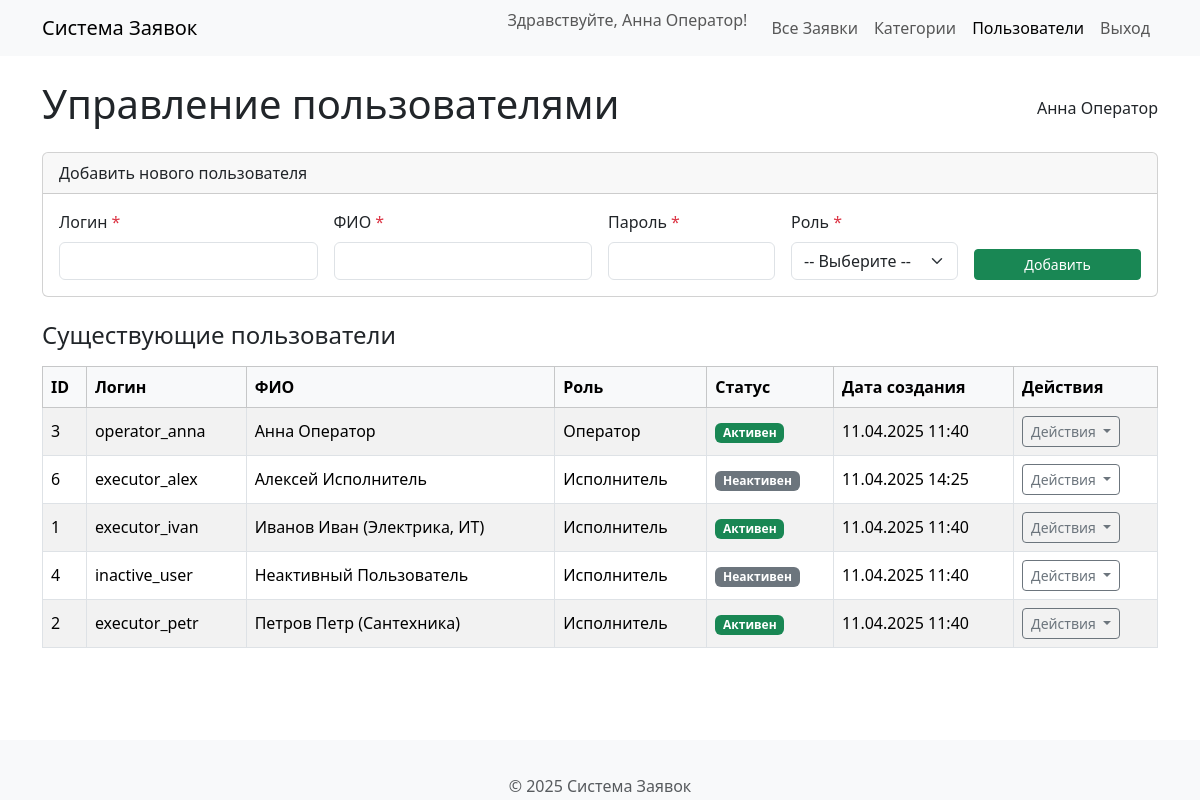
The page /operator_users.php (signed in) on the database its author committed.
### tables this page shows
CREATE TABLE `users` (
  `id` int NOT NULL,
  `username` varchar(50) NOT NULL COMMENT 'Логин пользователя',
  `password_hash` varchar(255) NOT NULL COMMENT 'Хеш пароля (используйте password_hash)',
  `full_name` varchar(100) NOT NULL COMMENT 'ФИО пользователя',
  `role` enum('executor','operator','admin') NOT NULL COMMENT 'Роль пользователя',
  `organization_id` int DEFAULT NULL COMMENT 'ID организации (для будущей мульти-тенантности)',
  `is_active` tinyint(1) DEFAULT '1' COMMENT '1 - активен, 0 - неактивен',
  `created_at` timestamp NULL DEFAULT CURRENT_TIMESTAMP,
  `updated_at` timestamp NULL DEFAULT CURRENT_TIMESTAMP ON UPDATE CURRENT_TIMESTAMP
);

### operator_users.php (the view, shortened to what this page needs)
<?php
require_once __DIR__ . '/includes/db_connect.php';
$current_operator_id = $_SESSION['user_id'];
$user_name = $_SESSION['full_name'];
$db_error = null;
$users = [];
$sql = "SELECT id, username, full_name, role, is_active, created_at FROM users ORDER BY FIELD(role, 'operator', 'executor', 'admin'), full_name ASC";
$result = mysqli_query($db, $sql);
if ($result) { while ($row = mysqli_fetch_assoc($result)) { $users[] = $row; } mysqli_free_result($result);
} else { $db_error = "Ошибка получения списка пользователей: " . mysqli_error($db); error_log("MySQLi query error (get users): " . mysqli_error($db)); }
$available_roles = ['executor' => 'Исполнитель', 'operator' => 'Оператор'];
$page_title = 'Управление пользователями';
require_once __DIR__ . '/includes/header.php';
?>
<div class="d-flex justify-content-between align-items-center mb-3">
     <h1><?php echo $page_title; ?></h1>
     <span><?php echo htmlspecialchars($user_name); ?></span>
</div>
<div class="card mb-4">
    <div class="card-header">Добавить нового пользователя</div>
    <div class="card-body">
        <form method="POST" action="operator_user_actions.php" class="row g-3">
             <div class="col-md-6 col-lg-3"><label for="new_username" class="form-label">Логин <span class="text-danger">*</span></label><input type="text" class="form-control" id="new_username" name="username" required maxlength="50" pattern="[a-zA-Z0-9_]+" title="Латинские буквы, цифры и _"></div>
             <div class="col-md-6 col-lg-3"><label for="new_full_name" class="form-label">ФИО <span class="text-danger">*</span></label><input type="text" class="form-control" id="new_full_name" name="full_name" required maxlength="100"></div>
             <div class="col-md-4 col-lg-2"><label for="new_password" class="form-label">Пароль <span class="text-danger">*</span></label><input type="password" class="form-control" id="new_password" name="password" required></div>
             <div class="col-md-4 col-lg-2"><label for="new_role" class="form-label">Роль <span class="text-danger">*</span></label><select name="role" id="new_role" class="form-select" required><option value="">-- Выберите --</option></select></div>
             <div class="col-lg-2 col-md-4 d-flex align-items-end"><div class="btn-group btn-group-sm w-100" role="group"><button type="submit" class="btn btn-success">Добавить</button></div></div> <?php  ?>
        </form>
    </div>
</div>
<h2 class="h4 mb-3">Существующие пользователи</h2>
<div class="table-responsive">
    <table class="table table-striped table-hover table-bordered align-middle">
        <thead class="table-light">
            <tr>
                <th>ID</th>
                <th>Логин</th>
                <th>ФИО</th>
                <th>Роль</th>
                <th>Статус</th>
                <th>Дата создания</th>
                <th>Действия</th>
            </tr>
        </thead>
        <tbody>
            <?php if (empty($users) && !$db_error): ?>
                <tr><td colspan="7" class="text-center text-muted">Пользователи не найдены.</td></tr>
            <?php elseif (!empty($users)): ?>
                <?php foreach ($users as $user): ?>
                    <tr>
                        <td><?php echo $user['id']; ?></td>
                        <td><?php echo htmlspecialchars($user['username']); ?></td>
                        <td><?php echo htmlspecialchars($user['full_name']); ?></td>
                        <td><?php echo $available_roles[$user['role']] ?? htmlspecialchars(ucfirst($user['role'])); ?></td>
                        <td>
                            <?php if ($user['is_active']): ?><span class="badge bg-success">Активен</span>
                            <?php else: ?><span class="badge bg-secondary">Неактивен</span><?php endif; ?>
                        </td>
                        <td><?php echo date('d.m.Y H:i', strtotime($user['created_at'])); ?></td>
                        <td>
                            <?php if ($user['id'] === $current_operator_id): ?>
                                 <span class="text-muted fst-italic">Это вы</span>
                            <?php else: ?>
                                <div class="btn-group btn-group-sm">
                                  <button type="button" class="btn btn-outline-secondary dropdown-toggle" data-bs-toggle="dropdown" aria-expanded="false">
                                    Действия
                                  </button>
                                </div>
                            <?php endif; ?>
                        </td>
                    </tr>
                <?php endforeach; ?>
            <?php endif; ?>
        </tbody>
    </table>
</div>
<?php
require_once __DIR__ . '/includes/footer.php';
?>

### includes/header.php (style rules this page uses)
body { padding-top: 56px; padding-bottom: 60px; }

### rows shown on the page
users: id "3", username "operator_anna", full_name "Анна Оператор", role "Оператор", is_active "Активен", created_at "11.04.2025 11:40"
users: id "6", username "executor_alex", full_name "Алексей Исполнитель", role "Исполнитель", is_active "Неактивен", created_at "11.04.2025 14:25"
users: id "1", username "executor_ivan", full_name "Иванов Иван (Электрика, ИТ)", role "Исполнитель", is_active "Активен", created_at "11.04.2025 11:40"
users: id "4", username "inactive_user", full_name "Неактивный Пользователь", role "Исполнитель", is_active "Неактивен", created_at "11.04.2025 11:40"
users: id "2", username "executor_petr", full_name "Петров Петр (Сантехника)", role "Исполнитель", is_active "Активен", created_at "11.04.2025 11:40"

### other values the page prints
SITE_NAME "Система Заявок"
$_SESSION['full_name'] "Анна Оператор"
$page_title "Управление пользователями"
$user_name "Анна Оператор"
